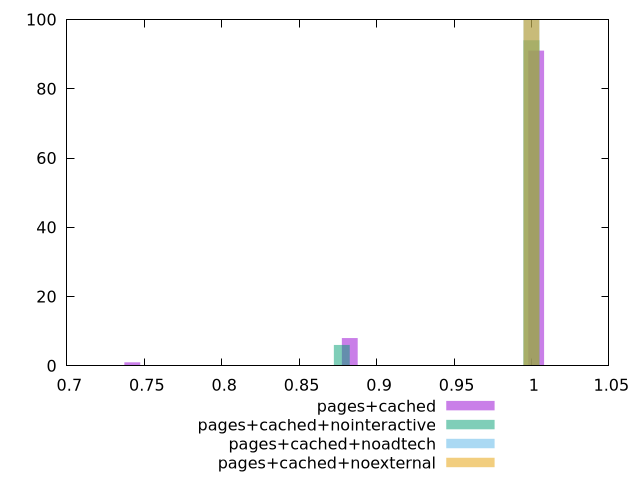

Reproduce this figure in gnuplot.
$_pagesCached <<EOF
0.74226623622583 1
0.882694983619906 8
1.0030624813862568 91
EOF
$_pagesCachedNointeractive <<EOF
0.9999996309641896 94
0.8775506965604113 6
EOF
$_pagesCachedNoadtech <<EOF
1 100
EOF
$_pagesCachedNoexternal <<EOF
1 100
EOF
set key outside below
set terminal pngcairo
set output "report_00005_2020-11-02T22-26-11.212Z/unminified-css/unminified-css_pages+cached_pages+cached+nointeractive_pages+cached+noadtech_pages+cached+noexternal+hist.png"
set boxwidth 0.010204077866981527
set style fill transparent solid 0.5 noborder
set yrange [0:100]
plot $_pagesCached title "pages+cached" with boxes ,$_pagesCachedNointeractive title "pages+cached+nointeractive" with boxes ,$_pagesCachedNoadtech title "pages+cached+noadtech" with boxes ,$_pagesCachedNoexternal title "pages+cached+noexternal" with boxes ,
